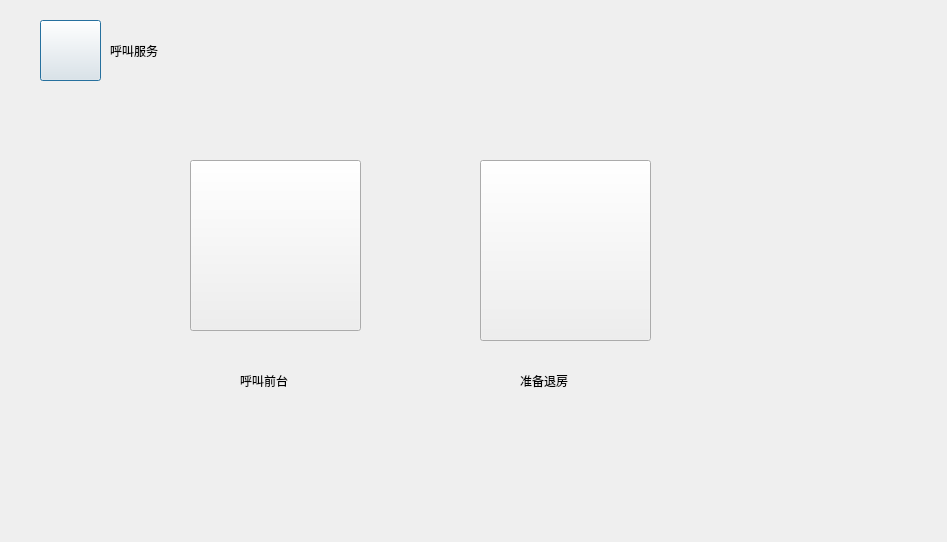
<?xml version="1.0" encoding="UTF-8"?>
<ui version="4.0">
 <class>call</class>
 <widget class="QDialog" name="call">
  <property name="geometry">
   <rect>
    <x>0</x>
    <y>0</y>
    <width>947</width>
    <height>542</height>
   </rect>
  </property>
  <property name="windowTitle">
   <string>Dialog</string>
  </property>
  <widget class="QLabel" name="label_2">
   <property name="geometry">
    <rect>
     <x>110</x>
     <y>10</y>
     <width>191</width>
     <height>81</height>
    </rect>
   </property>
   <property name="styleSheet">
    <string notr="true">font: 75 26pt &quot;Century Schoolbook L&quot;;
</string>
   </property>
   <property name="text">
    <string>呼叫服务</string>
   </property>
  </widget>
  <widget class="QLabel" name="label_5">
   <property name="geometry">
    <rect>
     <x>240</x>
     <y>350</y>
     <width>121</width>
     <height>61</height>
    </rect>
   </property>
   <property name="styleSheet">
    <string notr="true">font: 75 15pt &quot;Century Schoolbook L&quot;;
</string>
   </property>
   <property name="text">
    <string>呼叫前台</string>
   </property>
  </widget>
  <widget class="QLabel" name="label_6">
   <property name="geometry">
    <rect>
     <x>520</x>
     <y>350</y>
     <width>111</width>
     <height>61</height>
    </rect>
   </property>
   <property name="styleSheet">
    <string notr="true">font: 75 15pt &quot;Century Schoolbook L&quot;;
</string>
   </property>
   <property name="text">
    <string>准备退房</string>
   </property>
  </widget>
  <widget class="QPushButton" name="pushButton_5">
   <property name="geometry">
    <rect>
     <x>40</x>
     <y>20</y>
     <width>61</width>
     <height>61</height>
    </rect>
   </property>
   <property name="styleSheet">
    <string notr="true">border-image: url(:/pic/xiangzuo (1).png);</string>
   </property>
   <property name="text">
    <string/>
   </property>
  </widget>
  <widget class="QPushButton" name="pushButton_3">
   <property name="geometry">
    <rect>
     <x>480</x>
     <y>160</y>
     <width>171</width>
     <height>181</height>
    </rect>
   </property>
   <property name="styleSheet">
    <string notr="true">border-image: url(:/pic/-.png);</string>
   </property>
   <property name="text">
    <string/>
   </property>
  </widget>
  <widget class="QPushButton" name="pushButton">
   <property name="geometry">
    <rect>
     <x>190</x>
     <y>160</y>
     <width>171</width>
     <height>171</height>
    </rect>
   </property>
   <property name="styleSheet">
    <string notr="true">border-image: url(:/pic/Call/fuwuyuan.png);</string>
   </property>
   <property name="text">
    <string/>
   </property>
  </widget>
 </widget>
 <resources/>
 <connections/>
</ui>
